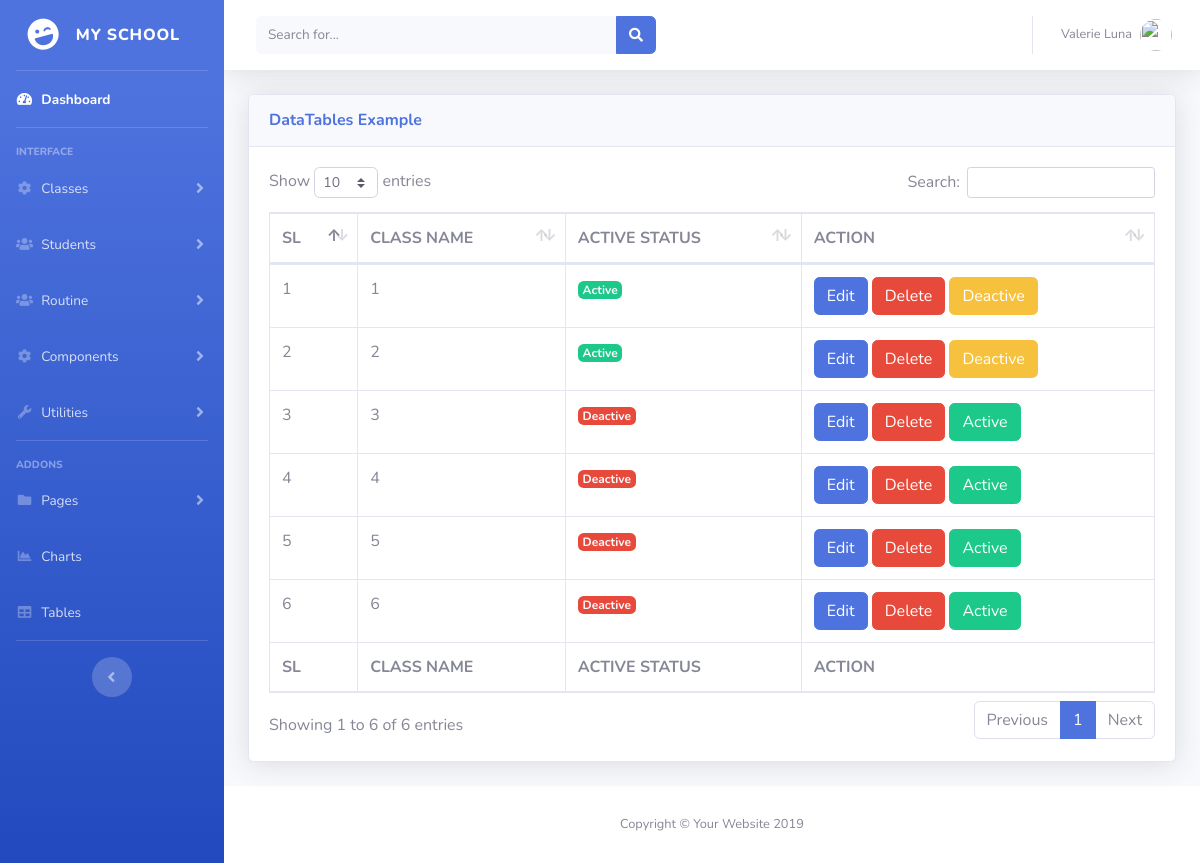
The page /adminpanel/all_class.php (signed in) on the database as committed earlier.
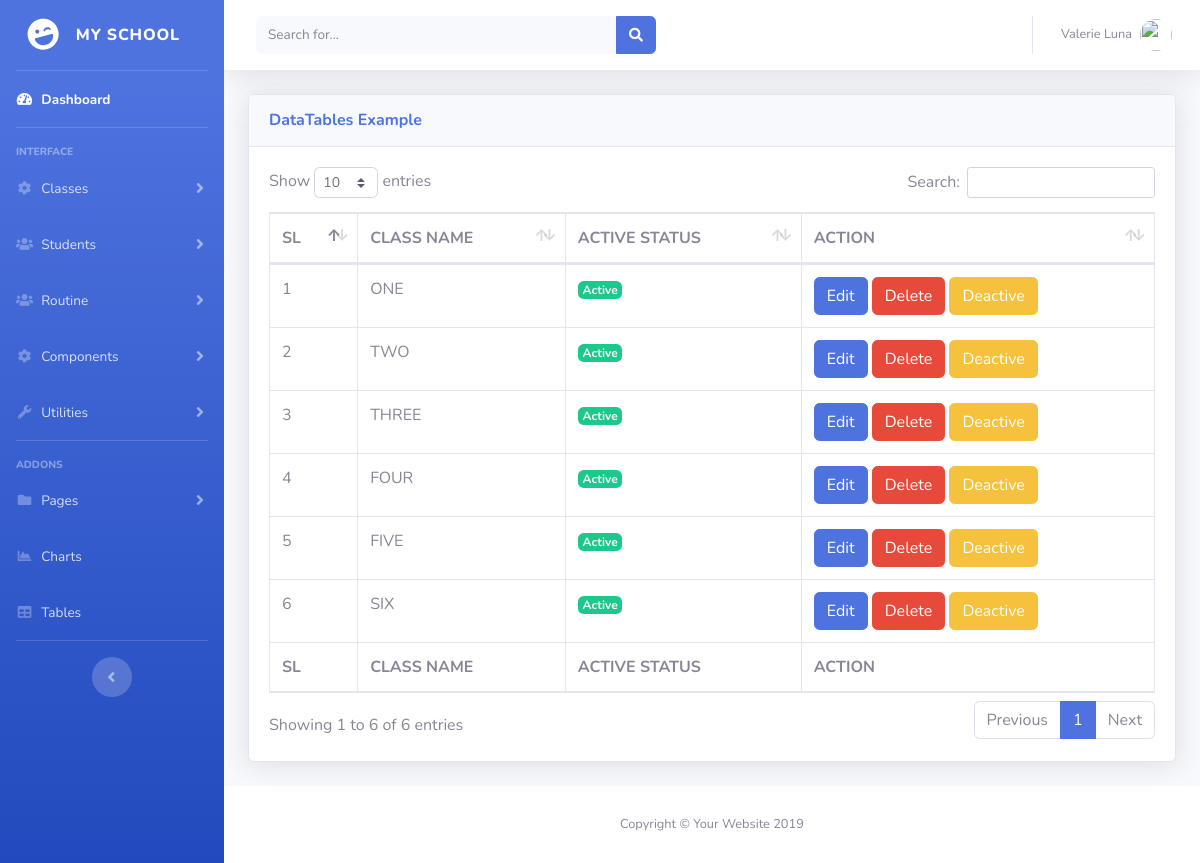
The same page on the database as committed later.
### tables this page shows
CREATE TABLE `s_class` (
  `class_id` int(11) NOT NULL,
  `class_name` varchar(222) NOT NULL,
  `active_status` int(1) NOT NULL DEFAULT '1'
);

### adminpanel/all_class.php (the view, shortened to what this page needs)
<?php require('libs/header.php'); ?>
<body id="page-top">
  <div id="wrapper">
    <?php require('libs/sidebar.php'); ?>
    <div id="content-wrapper" class="d-flex flex-column">
      <div id="content">
        <nav class="navbar navbar-expand navbar-light bg-white topbar mb-4 static-top shadow">
          <form class="d-none d-sm-inline-block form-inline mr-auto ml-md-3 my-2 my-md-0 mw-100 navbar-search">
            <div class="input-group">
              <input type="text" class="form-control bg-light border-0 small" placeholder="Search for..." aria-label="Search" aria-describedby="basic-addon2">
              <div class="input-group-append">
                <button class="btn btn-primary" type="button">
                  <i class="fas fa-search fa-sm"></i>
                </button>
              </div>
            </div>
          </form>
          <ul class="navbar-nav ml-auto">
            <li class="nav-item dropdown no-arrow">
              <a class="nav-link dropdown-toggle" href="#" id="userDropdown" role="button" data-toggle="dropdown" aria-haspopup="true" aria-expanded="false">
                <span class="mr-2 d-none d-lg-inline text-gray-600 small">Valerie Luna</span>
                <img class="img-profile rounded-circle" src="https://source.unsplash.com/QAB-WJcbgJk/60x60">
              </a>
            </li>
          </ul>
        </nav>
        <div class="container-fluid">
          <div class="card shadow mb-4">
            <div class="card-header py-3">
              <h6 class="m-0 font-weight-bold text-primary">DataTables Example</h6>
            </div>
            <div class="card-body">
              <div class="table-responsive">
                <table class="table table-bordered" id="dataTable" width="100%" cellspacing="0">
                  <thead>
                    <tr>
                      <th>SL</th>
                      <th>CLASS NAME</th>
					  <th>ACTIVE STATUS</th>
                      <th>ACTION</th>
                    </tr>
                  </thead>
                  <tfoot>
                    <tr>
                      <th>SL</th>
                      <th>CLASS NAME</th>
                      <th>ACTIVE STATUS</th>
                      <th>ACTION</th>
                    </tr>
                  </tfoot>
                  <tbody>
					<?php
						require('../config.php');
						$sql = "SELECT * FROM s_class";
						$run = mysqli_query($con,$sql);
						$sl = 0;
						while($classes = mysqli_fetch_assoc($run)){
							$sl++;
					?>
						<tr>
							<td><?php echo $sl; ?></td>
							<td><?php echo $classes['class_name']; ?></td>
							<td>
								<span class="badge text-light <?php if($classes['active_status'] == 0){ echo 'bg-danger';}else{ echo 'bg-success';} ?>">
									<?php if($classes['active_status'] == 0){ echo 'Deactive';}else{ echo 'Active';} ?>
								</span>
							</td>
							<td>
								<a href="edit_class.php?c_id=<?php echo $classes['class_id']; ?>" class="btn btn-primary">
									Edit
								</a>
								<a href="delete_class.php?c_id=<?php echo $classes['class_id']; ?>" class="btn btn-danger">
									Delete
								</a>
								<?php
									$id = $classes['class_id'];
									if($classes['active_status'] == 1){
										?>
										<a href="class_deactive.php?c_id=<?php echo $id; ?>" class="btn btn-warning">Deactive</a>
										<?php
									}
									else{
										?>
											<a href="class_active.php?c_id=<?php echo $id; ?>" class="btn btn-success">Active</a>
										<?php
									}
								?>
							</td>
						</tr>
					<?php }?>
				  </tbody>
                </table>
              </div>
            </div>
          </div>
        </div>
      </div>
     <?php require('libs/footer.php'); ?>

Rows that differ between the two databases and show on the page:
changed s_class: class_name "1" → "ONE"
changed s_class: class_name "2" → "TWO"
changed s_class: class_name "3" → "THREE"; active_status 0 → 1 (drawn)
changed s_class: class_name "4" → "FOUR"; active_status 0 → 1 (drawn)
changed s_class: class_name "5" → "FIVE"; active_status 0 → 1 (drawn)
changed s_class: class_name "6" → "SIX"; active_status 0 → 1 (drawn)
